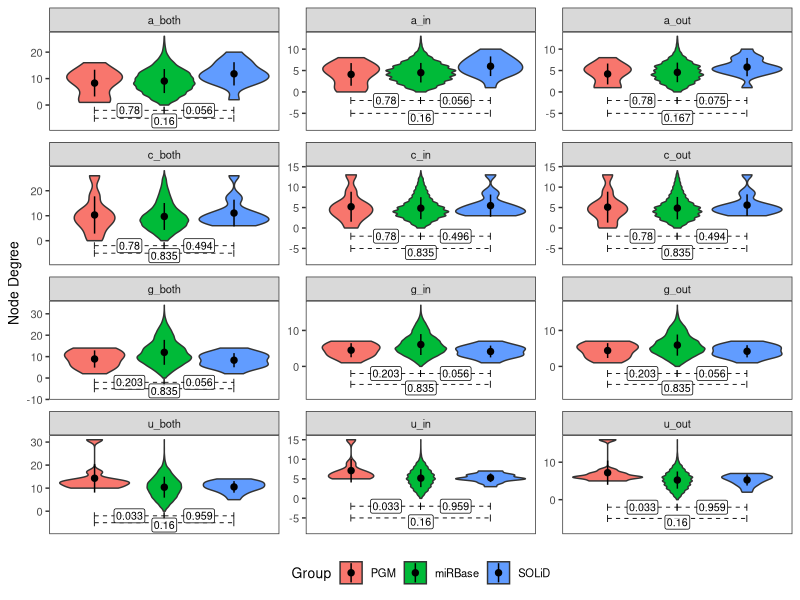

Generate this figure with R:
require(ggplot2)
require(scales)

setwd("~/git/mirna-expression-profiles")

data <- read.table('output/pgm_solid_mirna_table.csv', sep=',', header=T)
data$group <- factor(data$group, levels=c('PGM', 'miRNA', 'SOLID'))

pgm_sld <- read.table('output/pgm_sld_test.csv', sep=',', header=T)

pgm_mir <- read.table('output/pgm_mir_test.csv', sep=',', header=T) 

sld_mir <- read.table('output/sld_mir_test.csv', sep=',', header=T) 

limits <- list()

limits_1 <- data.frame(edge_type=unique(data['edge_type']))
limits_2 <- limits_1

k = 1
#values = list(c(0.75, 1.00, -2), c(1.00, 1.25, -2), c(0.75, 1.25, -5.))
values = list(c(0.7, 1.00, -2), c(1.00, 1.3, -2), c(0.7, 1.3, -5.))

for (item in values) {
  tmp_1 = limits_1; tmp_1$x = item[1]; tmp_1$degree = item[3]
  tmp_2 = limits_2; tmp_2$x = item[2]; tmp_2$degree = item[3]
  limits[[k]] <- rbind(tmp_1, tmp_2)
  k <- k + 1
}

method <- 'BH'
pgm_sld$ztest = p.adjust(pgm_sld$ztest, method=method)
pgm_mir$ztest_two.sided = p.adjust(pgm_mir$ztest_two.sided, method=method)
sld_mir$ztest_two.sided = p.adjust(sld_mir$ztest_two.sided, method=method)

data_summary <- function(x) {
  m <- mean(x)
  ymin <- m-sd(x)
  ymax <- m+sd(x)
  return(c(y=m,ymin=ymin,ymax=ymax))
}

p <- 
  ggplot(data) + 
  #geom_boxplot(aes(x=1, y=degree, fill=group), outlier.size = .5) +
  geom_violin(aes(x=1, y=degree, fill=group)) +
  theme_bw() +
  theme(axis.text.x = element_blank(),
        axis.ticks.x = element_blank(), 
        text = element_text(size=10),
        legend.position='bottom',
        panel.grid.major = element_blank(),
        panel.grid.minor = element_blank()) +
  xlab(NULL) + ylab('Node Degree') +
  scale_fill_discrete(name='Group', labels=c('PGM', 'miRBase', 'SOLiD')) +
  ylim(-8, NA)

for (limit in limits)
  p <- p + 
           geom_line(data = limit, aes(x, degree), lty = 2, size=.3) +
           geom_point(data = limit, aes(x, degree), shape = 73, size=2)

p <- p + geom_label(aes(x=1, y=-6, label=round(ztest, 3), group=edge_type), data=pgm_sld, size=2.7, lineheight=.001, label.padding = unit(0.15, "lines"), alpha=.75) +
         geom_label(aes(x=.85, y=-2, label=round(ztest_two.sided, 3), group=edge_type), data=pgm_mir, size=2.7, label.padding = unit(0.15, "lines"), alpha=.75) +
         geom_label(aes(x=1.15, y=-2, label=round(ztest_two.sided, 3), group=edge_type), data=sld_mir, size=2.7, label.padding = unit(0.15, "lines"), alpha=.75)
p <- p + facet_wrap(~ edge_type, scales = 'free', ncol = 3)

p <- p + stat_summary(aes(x=1, y=degree, fill=group), fun.data=data_summary, position=position_dodge(.9), size=.3)

p
